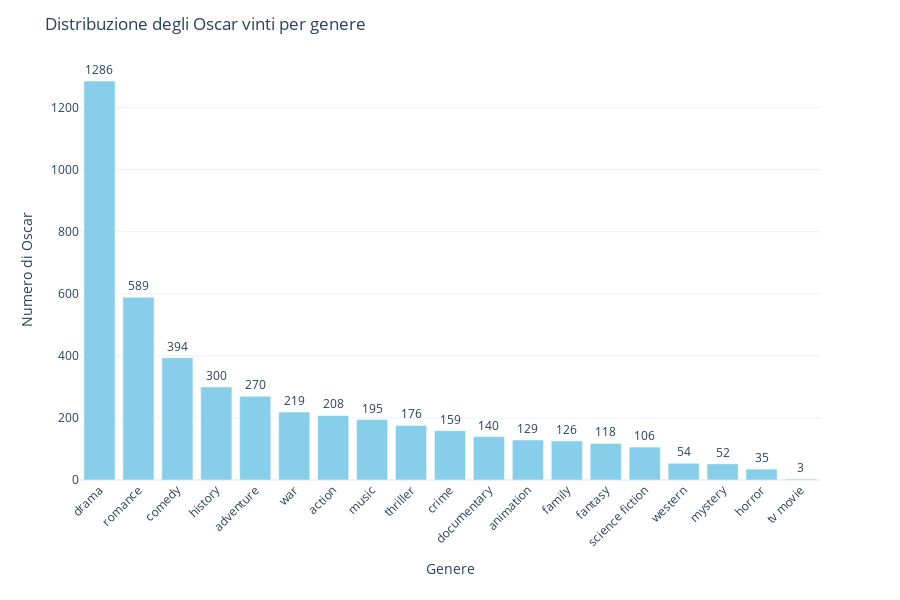

The notebook cell this image was saved under:
### Code cell
import plotly.express as px

# Aggiungiamo il genere ai film
df_movies_with_genres = pd.merge(movies, genres, on='id', how='inner')

# Filtriamo i film che hanno vinto un Oscar
df_oscars_winners = the_oscar_awards[the_oscar_awards['winner'] == True]


df_movies_with_genres = df_movies_with_genres[df_movies_with_genres['date'] != "Sconosciuto"]
df_movies_with_genres['date'] = pd.to_datetime(df_movies_with_genres['date'], errors='coerce').dt.year


# Uniamo i film vincitori con il genere
df_winning_movies = pd.merge(
    df_oscars_winners,
    df_movies_with_genres,
    left_on=['film', 'year_film'],
    right_on=['name', 'date'],
    how='inner'
)

# Conta numero di Oscar per genere
oscar_counts = df_winning_movies['genre'].value_counts().reset_index()
oscar_counts.columns = ['Genere', 'Oscar Vinti']

# Bar chart interattivo con plotly
fig = px.bar(
    oscar_counts,
    x='Genere',
    y='Oscar Vinti',
    title='Distribuzione degli Oscar vinti per genere',
    text='Oscar Vinti',
    labels={'Oscar Vinti': 'Numero di Oscar', 'Genere': 'Genere'},
    template='plotly_white'
)

fig.update_traces(
    marker_color='skyblue',
    textposition='outside',
    hovertemplate='<b>%{x}</b><br>Oscar vinti: %{y}'
)

fig.update_layout(
    xaxis_tickangle=-45,
    yaxis_title='Numero di Oscar',
    height=600,
    margin=dict(t=60, b=120)
)

fig.show()

### Figure 1 — Plotly figure (JSON) as saved in the notebook; plotly's stock layout.template omitted (floating-point values rounded to 4 significant figures)
{"data": [{"hovertemplate": "<b>%{x}</b><br>Oscar vinti: %{y}", "legendgroup": "", "marker": {"color": "skyblue", "pattern": {"shape": ""}}, "name": "", "orientation": "v", "showlegend": false, "text": [1286.0, 589.0, 394.0, 300.0, 270.0, 219.0, 208.0, 195.0, 176.0, 159.0, 140.0, 129.0, 126.0, 118.0, 106.0, 54.0, 52.0, 35.0, 3.0], "textposition": "outside", "x": ["drama", "romance", "comedy", "history", "adventure", "war", "action", "music", "thriller", "crime", "documentary", "animation", "family", "fantasy", "science fiction", "western", "mystery", "horror", "tv movie"], "xaxis": "x", "y": [1286, 589, 394, 300, 270, 219, 208, 195, 176, 159, 140, 129, 126, 118, 106, 54, 52, 35, 3], "yaxis": "y", "type": "bar"}], "layout": {"xaxis": {"anchor": "y", "domain": [0.0, 1.0], "title": {"text": "Genere"}, "tickangle": -45}, "yaxis": {"anchor": "x", "domain": [0.0, 1.0], "title": {"text": "Numero di Oscar"}}, "legend": {"tracegroupgap": 0}, "title": {"text": "Distribuzione degli Oscar vinti per genere"}, "barmode": "relative", "margin": {"t": 60, "b": 120}, "height": 600}}
